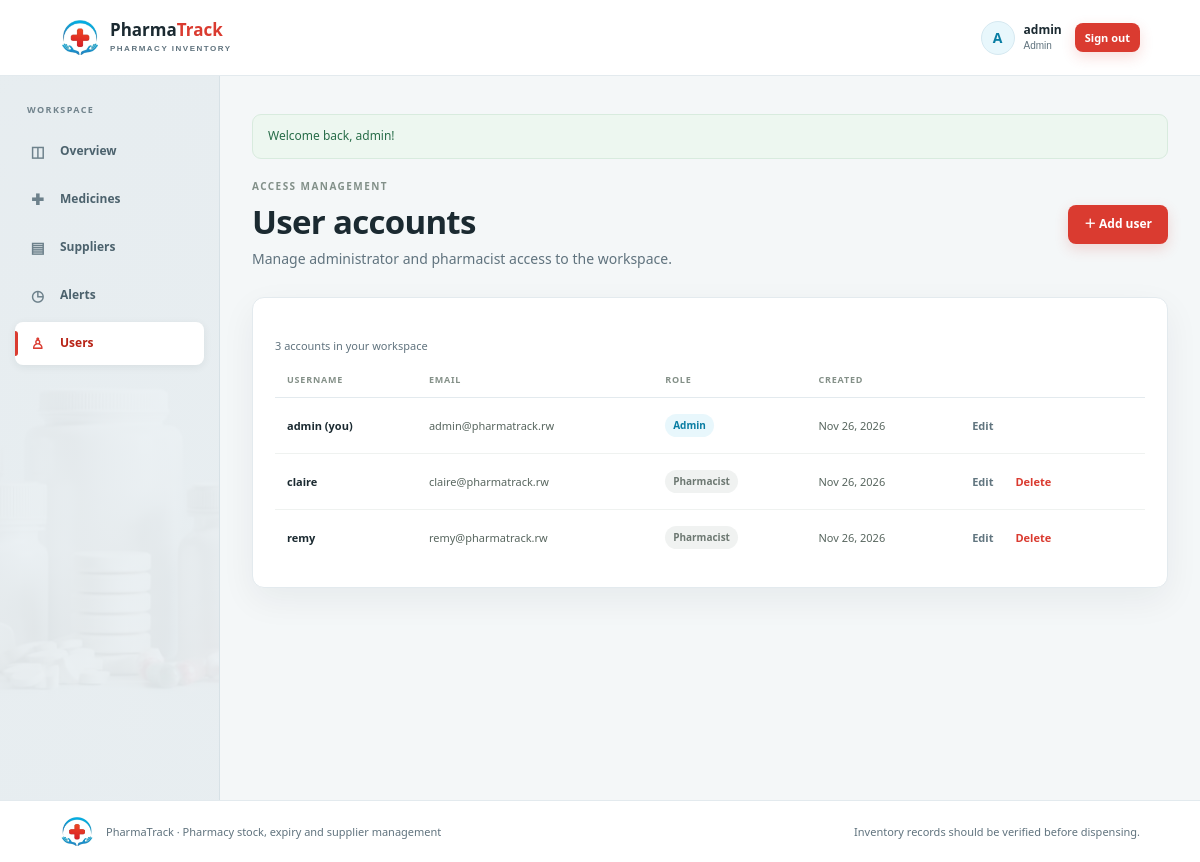
The page /public/index.php?r=users (signed in) on the database its author committed.
### tables this page shows
CREATE TABLE IF NOT EXISTS users (
    user_id       INT UNSIGNED NOT NULL AUTO_INCREMENT,
    username      VARCHAR(50)  NOT NULL,
    email         VARCHAR(100) NOT NULL,
    password_hash VARCHAR(255) NOT NULL,
    role          ENUM('admin', 'pharmacist') NOT NULL DEFAULT 'pharmacist',
    created_at    TIMESTAMP NOT NULL DEFAULT CURRENT_TIMESTAMP,
    PRIMARY KEY (user_id),
    UNIQUE KEY uq_users_username (username),
    UNIQUE KEY uq_users_email (email)
);

### src/Core/View.php (called while the page is built, shortened)
<?php
final class View
{
    public static function render(string $view, array $data = []): void
    {
        $viewFile = APP_ROOT . '/src/Views/' . $view . '.php';
        $data += [
            'flash'  => Flash::get(),
            'errors' => Flash::errors(),
            'old'    => Flash::old(),
        ];
        extract($data, EXTR_SKIP);
        require APP_ROOT . '/src/Views/layouts/header.php';
        require $viewFile;
        require APP_ROOT . '/src/Views/layouts/footer.php';
    }
}

### src/Controllers/UserController.php (called while the page is built, shortened)
<?php
final class UserController
{
    public function index(): void
    {
        Auth::requireAdmin();
        View::render('users/index', [
            'title' => 'Users',
            'users' => User::all(),
        ]);
    }
}

### public/index.php (called while the page is built, shortened)
<?php
require dirname(__DIR__) . '/src/bootstrap.php';
$routes = [
    'login'          => [AuthController::class, 'login'],
    'register'       => [AuthController::class, 'register'],
    'logout'         => [AuthController::class, 'logout'],
    'dashboard'      => [DashboardController::class, 'index'],
    'medicines'      => [MedicineController::class, 'index'],
    'medicine-form'  => [MedicineController::class, 'form'],
    'medicine-save'  => [MedicineController::class, 'save'],
    'medicine-delete'=> [MedicineController::class, 'delete'],
    'suppliers'      => [SupplierController::class, 'index'],
    'supplier-form'  => [SupplierController::class, 'form'],
    'supplier-save'  => [SupplierController::class, 'save'],
    'supplier-delete'=> [SupplierController::class, 'delete'],
    'alerts'         => [AlertController::class, 'index'],
    'alert-create'   => [AlertController::class, 'create'],
    'alert-form'     => [AlertController::class, 'form'],
    'alert-resolve'  => [AlertController::class, 'resolve'],
    'alert-delete'   => [AlertController::class, 'delete'],
    'alert-sync'     => [AlertController::class, 'sync'],
    'users'          => [UserController::class, 'index'],
    'user-form'      => [UserController::class, 'form'],
    'user-save'      => [UserController::class, 'save'],
    'user-delete'    => [UserController::class, 'delete'],
];
$route = isset($_GET['r']) && is_string($_GET['r'])
    ? trim($_GET['r'])
    : (Auth::check() ? 'dashboard' : 'login');
[$controllerClass, $method] = $routes[$route];
try {
    (new $controllerClass())->{$method}();
} catch (Throwable $exception) {
    error_log(sprintf(
        'Unhandled %s: %s in %s:%d',
        $exception::class,
        $exception->getMessage(),
        $exception->getFile(),
        $exception->getLine()
    ));
    http_response_code(500);
    View::render('errors/500', ['title' => 'Server error']);
}

### src/bootstrap.php (called while the page is built, shortened)
<?php
require __DIR__ . '/Support/autoload.php';
function e(mixed $value): string
{
    return htmlspecialchars((string) $value, ENT_QUOTES | ENT_SUBSTITUTE, 'UTF-8');
}
function url(string $route = 'dashboard', array $params = []): string
{
    return BASE_URL . '/index.php?' . http_build_query(['r' => $route] + $params);
}

### src/Core/Auth.php (called while the page is built, shortened)
<?php
final class Auth
{
    private static ?array $cachedUser = null;
    private static bool $loaded = false;
    public static function check(): bool
    {
        return self::user() !== null;
    }
    public static function user(): ?array
    {
        if (self::$loaded) {
            return self::$cachedUser;
        }
        self::$loaded = true;
        $id = (int) ($_SESSION['user_id'] ?? 0);
        $user = User::find($id);
        return self::$cachedUser = $user;
    }
    public static function id(): ?int
    {
        $user = self::user();
        return $user ? (int) $user['user_id'] : null;
    }
    public static function isAdmin(): bool
    {
        $user = self::user();
        return $user !== null && $user['role'] === 'admin';
    }
    public static function requireLogin(): void
    {
        if (self::check()) {
            return;
        }
    }
    public static function requireAdmin(): void
    {
        self::requireLogin();
        if (self::isAdmin()) {
            return;
        }
    }
}

### src/Support/autoload.php (called while the page is built, shortened)
<?php
spl_autoload_register(function (string $class): void {
    $prefix = 'App\\';
    $relative = substr($class, strlen($prefix));
    $file     = dirname(__DIR__) . DIRECTORY_SEPARATOR
              . str_replace('\\', DIRECTORY_SEPARATOR, $relative) . '.php';
});

### src/Config/Database.php (called while the page is built, shortened)
<?php
final class Database
{
    private static ?PDO $pdo = null;
    public static function pdo(): PDO
    {
        if (self::$pdo instanceof PDO) {
            return self::$pdo;
        }
        $host = getenv('DB_HOST') ?: '127.0.0.1';
        $name = getenv('DB_NAME') ?: 'pharmacy_stock_alert';
        $user = getenv('DB_USER') ?: 'root';
        $pass = getenv('DB_PASS') ?: '';
        $dsn = "mysql:host={$host};dbname={$name};charset=utf8mb4";
        try {
            self::$pdo = new PDO($dsn, $user, $pass, [
                PDO::ATTR_ERRMODE            => PDO::ERRMODE_EXCEPTION,
                PDO::ATTR_DEFAULT_FETCH_MODE => PDO::FETCH_ASSOC,
                PDO::ATTR_EMULATE_PREPARES   => false,
            ]);
        } catch (PDOException $exception) {
            error_log('Database connection failed: ' . $exception->getMessage());
            http_response_code(500);
            exit('Database connection failed. Check src/Config/Database.php and make sure MySQL is running.');
        }
        return self::$pdo;
    }
}

### src/Models/User.php (called while the page is built, shortened)
<?php
final class User
{
    public static function all(): array
    {
        return Database::pdo()
            ->query('SELECT user_id, username, email, role, created_at FROM users ORDER BY username')
            ->fetchAll();
    }
    public static function find(int $id): ?array
    {
        $stmt = Database::pdo()->prepare(
            'SELECT user_id, username, email, password_hash, role, created_at FROM users WHERE user_id = :id'
        );
        $stmt->execute([':id' => $id]);
        return $stmt->fetch() ?: null;
    }
}

### src/Core/Flash.php (called while the page is built, shortened)
<?php
final class Flash
{
    public static function get(): ?array
    {
        $flash = $_SESSION[self::FLASH] ?? null;
        return is_array($flash) ? $flash : null;
    }
}

### src/Views/users/index.php (the view)
<section class="page-heading"><div><span class="eyebrow">ACCESS MANAGEMENT</span><h1>User accounts</h1><p class="muted">Manage administrator and pharmacist access to the workspace.</p></div><a class="button button-primary" href="<?= e(url('user-form')) ?>">＋ Add user</a></section>
<section class="panel">
    <p class="result-count"><?= count($users) ?> account<?= count($users) === 1 ? '' : 's' ?> in your workspace</p>
    <div class="table-wrap"><table><thead><tr><th>Username</th><th>Email</th><th>Role</th><th>Created</th><th><span class="sr-only">Actions</span></th></tr></thead><tbody><?php foreach ($users as $user): ?><tr><td class="table-strong"><?= e($user['username']) ?><?= (int) $user['user_id'] === \App\Core\Auth::id() ? ' (you)' : '' ?></td><td><?= e($user['email']) ?></td><td><span class="badge <?= $user['role'] === 'admin' ? 'badge-accent' : 'badge-neutral' ?>"><?= e(ucfirst($user['role'])) ?></span></td><td><?= e(date('M j, Y', strtotime($user['created_at']))) ?></td><td><div class="row-actions"><a class="button button-quiet button-small" href="<?= e(url('user-form', ['id' => $user['user_id']])) ?>">Edit</a><?php if ((int) $user['user_id'] !== \App\Core\Auth::id()): ?><form method="post" action="<?= e(url('user-delete')) ?>" data-confirm="Delete this user account?"><?= \App\Core\Csrf::field() ?><input type="hidden" name="id" value="<?= e($user['user_id']) ?>"><button class="button button-quiet button-small button-danger-text" type="submit">Delete</button></form><?php endif; ?></div></td></tr><?php endforeach; ?></tbody></table></div>
</section>

### src/Views/layouts/header.php (shortened to what this page needs)
<?php
$currentUser = Auth::user();
$isGuest = $currentUser === null;
?>
<!DOCTYPE html>
<html lang="en">
<head>
    <link rel="stylesheet" href="<?= e(BASE_URL) ?>/assets/app.css?v=<?= e((string) filemtime(APP_ROOT . '/public/assets/app.css')) ?>">
</head>
<body class="<?= !empty($authLayout) ? 'auth-page' : '' ?>">
<header class="site-header">
    <a class="brand" href="<?= e(url($isGuest ? 'login' : 'dashboard')) ?>">
        <img class="brand-logo" src="<?= e(BASE_URL) ?>/assets/images/logo-mark.png" alt="" width="40" height="40">
        <span>Pharma<span class="brand-light">Track</span><small>PHARMACY INVENTORY</small></span>
    </a>
    <?php if (!$isGuest): ?>
        <div class="account">
            <span class="account-avatar" aria-hidden="true"><?= e(strtoupper(substr($currentUser['username'], 0, 1))) ?></span>
            <span class="account-name"><strong><?= e($currentUser['username']) ?></strong><small><?= e(ucfirst($currentUser['role'])) ?></small></span>
            <form method="post" action="<?= e(url('logout')) ?>">
                <button class="button button-primary button-small sign-out-button" type="submit">Sign out</button>
            </form>
        </div>
    <?php endif; ?>
</header>
<?php if (!$isGuest): ?>
    <div class="app-layout">
        <aside class="sidebar" id="primary-nav">
            <span class="sidebar-label">WORKSPACE</span>
            <nav class="primary-nav" aria-label="Main navigation">
                <a href="<?= e(url('dashboard')) ?>" class="<?= ($title ?? '') === 'Dashboard' ? 'active' : '' ?>"><span class="nav-icon" aria-hidden="true">◫</span>Overview</a>
                <a href="<?= e(url('medicines')) ?>" class="<?= str_starts_with((string) ($title ?? ''), 'Medicine') ? 'active' : '' ?>"><span class="nav-icon" aria-hidden="true">✚</span>Medicines</a>
                <a href="<?= e(url('suppliers')) ?>" class="<?= str_starts_with((string) ($title ?? ''), 'Supplier') ? 'active' : '' ?>"><span class="nav-icon" aria-hidden="true">▤</span>Suppliers</a>
                <a href="<?= e(url('alerts')) ?>" class="<?= str_starts_with((string) ($title ?? ''), 'Stock alert') || ($title ?? '') === 'Create alert' ? 'active' : '' ?>"><span class="nav-icon" aria-hidden="true">◷</span>Alerts</a>
                <a href="<?= e(url('users')) ?>" class="<?= str_starts_with((string) ($title ?? ''), 'User') ? 'active' : '' ?>"><span class="nav-icon" aria-hidden="true">♙</span>Users</a>
            </nav>
        </aside>
        <main class="page-shell">
<?php else: ?>
<main class="page-shell<?= $isGuest ? ' guest-shell' : '' ?><?= !empty($authLayout) ? ' auth-shell' : '' ?>">
<?php endif; ?>
    <?php if (!empty($flash)): ?>
        <div class="flash flash-<?= e($flash['type'] ?? 'info') ?>" role="status"><?= e($flash['message'] ?? '') ?></div>
    <?php endif; ?>

### rows shown on the page
users: username "A", username "admin", role "Admin", shows "(you)", email "admin@pharmatrack.rw", created_at "Nov 26, 2026"
users: username "claire", email "claire@pharmatrack.rw", role "Pharmacist", created_at "Nov 26, 2026"
users: username "remy", email "remy@pharmatrack.rw", role "Pharmacist", created_at "Nov 26, 2026"

### other values the page prints
$flash['message'] "Welcome back, admin!"
count($users) "3"
